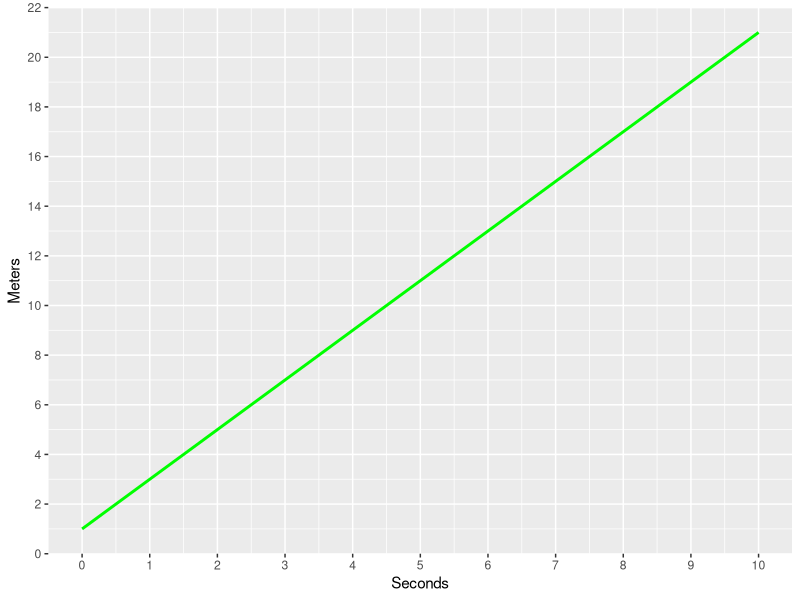
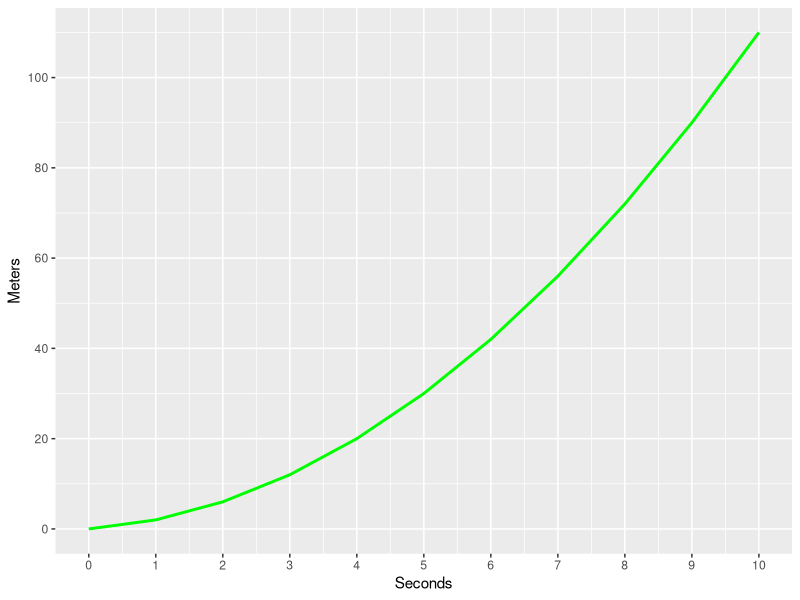
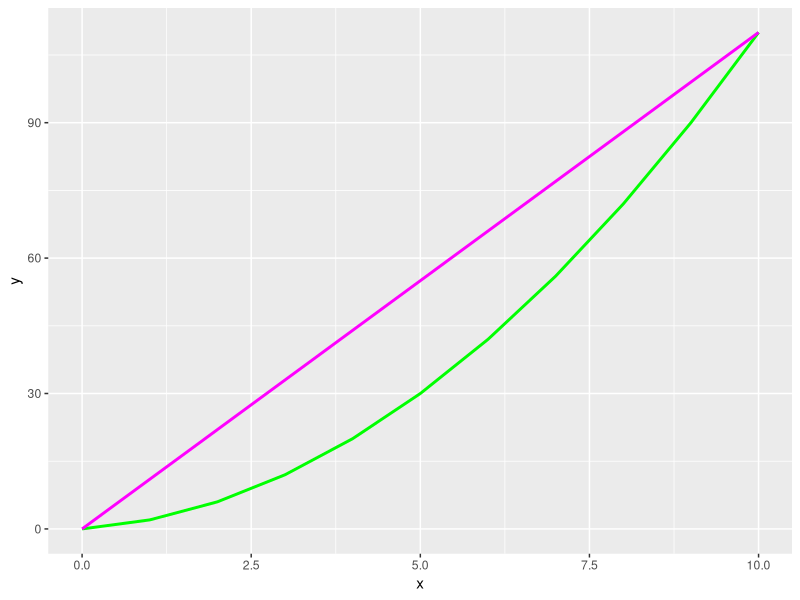

The R script that drew these images, in order: (Note: this script raises an error after producing the figures.)
#####Rate of change#####
#linear rate of change
q = function(x){2*x + 1}

## Construct the data frame.
df = data.frame(x = seq(0,10))
df$y = q(df$x) ## Call g(x) with the vector df2$x

## Make the plot
library(ggplot2)
library(repr)
options(repr.plot.width=4, repr.plot.height=3)
ggplot(df, aes(x,y)) + geom_line(color = 'green', size = 1) +
  scale_x_continuous(breaks = seq(0,10)) +
  scale_y_continuous(breaks = seq(0,22, by = 2)) +
  xlab('Seconds') + ylab('Meters')

#average rate of change
r = function(x){x^2 + x}

## Construct the data frame.
df2 = data.frame(x = seq(0,10))
df2$y = r(df2$x) ## Call g(x) with the vector df2$x

## Make the plot
library(ggplot2)
library(repr)
options(repr.plot.width=4, repr.plot.height=3)
ggplot(df2, aes(x,y)) + geom_line(color = 'green', size = 1) +
  scale_x_continuous(breaks = seq(0,10)) +
  scale_y_continuous(breaks = seq(0,120,20)) +
  xlab('Seconds') + ylab('Meters')

#secant line
## Create a data frame with the end points.
df3 = df2[c(1,nrow(df2)),]

## Make the plot
library(ggplot2)
library(repr)
options(repr.plot.width=4, repr.plot.height=3)
ggplot(df2, aes(x,y)) + geom_line(color = 'green', size = 1) +
  geom_line(data = df3, aes(x,y), color = 'magenta', size = 1)
scale_x_continuous(breaks = seq(0,10)) +
  scale_y_continuous(breaks = seq(0,120,20)) +
  xlab('Seconds') + ylab('Meters')

#average velocity between 2 to 7 seconds
## Create a data frame with the end points.
df4 = data.frame(x = c(2,7))
df4$y = r(df4$x)

## Make the plot
library(ggplot2)
library(repr)
options(repr.plot.width=4, repr.plot.height=3)
ggplot(df2, aes(x,y)) + geom_line(color = 'green', size = 1) +
  geom_line(data = df4, aes(x,y), color = 'magenta', size = 1) +
  scale_x_continuous(breaks = seq(0,10)) +
  scale_y_continuous(breaks = seq(0,120,20)) +
  xlab('Seconds') + ylab('Meters')
#####Rate of change#####

#####Limits#####
#showing the points on the graph
f = function(x){x^2 + x}

## Construct the data frame.
df = data.frame(x = seq(0,10))
df$y = f(df$x) ## Call g(x) with the vector df2$x

## Make the plot
library(ggplot2)
library(repr)
options(repr.plot.width=4, repr.plot.height=3)
ggplot(df, aes(x,y)) + geom_line() +
  geom_point(color = 'green', size = 2) +
  scale_x_continuous(breaks = seq(0,10,2)) +
  scale_y_continuous(breaks = seq(0,120,20)) +
  xlab('x') + ylab('f(x)')

#calculating f(x) values
## Construct the data frame.
df2 = data.frame(x = c(seq(0,4), 4.25, 4.5, 4.75, 5, 5.25, 5.5, 5.75, seq(6,10)))
df2$y = f(df2$x) ## Call g(x) with the vector df2$x

## Make the plot
library(ggplot2)
library(repr)
options(repr.plot.width=4, repr.plot.height=3)
ggplot(df2, aes(x,y)) + geom_line() +
  geom_point(color = 'green', size = 2) +
  scale_x_continuous(breaks = seq(0,10,2)) +
  scale_y_continuous(breaks = seq(0,120,20)) +
  xlab('x') + ylab('f(x)')

#showing x=5
## Create a new data frame with the closest points
df3 = data.frame(x = c(4.75,5,5.25))
df3$y = f(df3$x)

## and another data frame with ofsets so numbers are legible 
df4 = df3
df4$y = c(df3[1,2] - 5, df3[2,2], df3[3,2] + 5)

## Make the plot
library(ggplot2)
library(repr)
options(repr.plot.width=4, repr.plot.height=3)
ggplot(df2, aes(x,y)) + geom_line() +
  geom_point(color = 'green', size = 2) +
  geom_point(data = df3, color = 'red', size = 2.5, shape = 5) +
  geom_text(data = df4, aes(label = round(df3$x,2))) +
  scale_x_continuous(breaks = seq(0,10,2)) +
  scale_y_continuous(breaks = seq(0,120,20)) +
  xlab('x') + ylab('f(x)')

#continuity
g = function(x){
  ## Use vectorized ifelse to return the value or the missing value, NA
  ifelse(x != 0,-(12/(2*x))**2, NA)
}

## Construct the data frame.
df5 = data.frame(x = seq(-20,20))
df5$y = g(df5$x) ## Call g(x) with the vector df2$x

## Make the plot
ggplot(df5, aes(x,y)) + geom_line(color = 'green', size = 1) +
  scale_x_continuous(breaks = seq(-20,20,4)) +
  scale_y_continuous(breaks = seq(-40,0,4)) +
  xlab('x') + ylab('g(x)')

#non continuous plot
df6 = data.frame(x = 0, y = -37)

## Make the plot
ggplot(df5, aes(x,y)) + geom_line(color = 'green', size = 1) +
  geom_point(data = df6, aes(x,y), size = 3, color = 'green') +
  scale_x_continuous(breaks = seq(-20,20,4)) +
  scale_y_continuous(breaks = seq(-40,0,4)) +
  xlab('x') + ylab('g(x)')

#plot function h
h = function(x){
  ## Use vectorized ifelse to return the value or the missing value, NA
  ifelse(x >= 0,2*sqrt(x), NA)
}

## Construct the data frame.
df7= data.frame(x = seq(-20,20))
df7$y = h(df7$x) ## Call g(x) with the vector df2$x

## data frame to plot terminal point
df8 = data.frame(x = 0, y = 0)

## Make the plot
ggplot(df7, aes(x,y)) + geom_line(color = 'green', size = 1) +
  geom_point(data = df8, aes(x,y), size = 3, color = 'green') +
  scale_x_continuous(breaks = seq(0,20,2)) +
  scale_y_continuous(breaks = seq(0,10)) +
  xlim(c(0,20)) +
  xlab('x') + ylab('h(x)')

#plot function k
k= function(x){
  ## Use vectorized ifelse to return the value or the missing value, NA
  ifelse(x <= 0, x+20, x-100)
}

## Construct the data frame.
df9= data.frame(x = seq(-20,20))
df9$y = k(df9$x) ## Call g(x) with the vector df2$x

## data frame to plot terminal points
df10 = data.frame(x = 0, y = k(0))
df11 = data.frame(x=0.0001, y = k(0.0001))


## Make the plot
ggplot(df9[1:21,], aes(x,y)) + geom_line(color = 'green', size = 1) +
  geom_line(data = df9[22:40,], aes(x,y), color = 'green', size = 1) +
  geom_point(data = df10, aes(x,y), size = 3, color = 'green') +
  geom_point(data = df11, aes(x,y), size = 3, color = 'green', shape = 1) +
  scale_x_continuous(breaks = seq(-20,20,4)) +
  scale_y_continuous(breaks = seq(-100,20,20)) +
  xlab('x') + ylab('k(x)')

#finding limits of function graphically
a = function(x){x^2 + 1}

## Construct the data frame.
df12 = data.frame(x = seq(-10,10))
df12$y = a(df12$x) ## Call g(x) with the vector df2$x

## Make the plot
ggplot(df12, aes(x,y)) + geom_line(color = 'magenta', size = 1) +
  xlab('x') + ylab('a(x)')

#plotting for a(0) value
df13 = data.frame(x = 0, y = a(0))

## Make the plot
ggplot(df12, aes(x,y)) + geom_line(color = 'magenta', size = 1) +
  geom_point(data = df13, aes(x,y), size = 3, color = 'red')  +
  annotate("text", x = 0, y = 8, label = toString(df13$y)) +
  xlab('x') + ylab('a(x)')

#plotting for x slightly higher or lower than 0
## Data frames for the marker position with x set for correct display of shape
df14 = data.frame(x = 0.5, y = a(0.1))
df15 = data.frame(x = -0.4, y = a(-0.1))

## Make the plot
ggplot(df12, aes(x,y)) + geom_line(color = 'magenta', size = 1) +
  geom_point(data = df14, aes(x,y), size = 6, color = 'blue', shape = '<')  +
  geom_point(data = df15, aes(x,y), size = 6, color = 'green', shape = '>')  +
  annotate("text", x = 1, y = 8, label = toString(df14$y)) +
  annotate("text", x = -1, y = 8, label = toString(df15$y)) +
  xlab('x') + ylab('a(x)')

#plotting for non continuous points
b = function(x){
  ## Use ifelse to vectorize the if statement
  ifelse(x != 0, (-2*x**2)/x, NA)
}

## Construct the data frame.
df16 = data.frame(x = seq(-10,10))
df16$y = b(df16$x) ## Call g(x) with the vector df2$x

## Make the plot
ggplot(df16, aes(x,y)) + geom_line(color = 'magenta', size = 1) +
  xlab('x') + ylab('b(x)')

#plotting for x slightly less than 0
## Data frame for marker
df17 = data.frame(x = -0.1, y = b(-0.1))

## Make the plot
ggplot(df16, aes(x,y)) + geom_line(color = 'magenta', size = 1) +
  geom_point(data = df17, aes(x,y), size = 6, color = 'orange', shape = '>')  +
  annotate("text", x = df17$x + 2, y = df17$y, label = toString(df17$y)) + 
  xlab('x') + ylab('b(x)')

#plotting for x negative value less than 0
## Data frame for marker
df18 = data.frame(x = -0.0001, y = b(-0.0001))

## Make the plot
ggplot(df16, aes(x,y)) + geom_line(color = 'magenta', size = 1)  +
  geom_point(data = df18, aes(x,y), size = 6, color = 'orange', shape = '>')  +
  annotate("text", x = df18$x + 2, y = df18$y, label = toString(df18$y)) + 
  xlab('x') + ylab('b(x)')

#plotting when x=0.1
## Data frame for marker
df19 = data.frame(x = 0.1, y = b(0.1))

## Make the plot
ggplot(df16, aes(x,y)) + geom_line(color = 'magenta', size = 1)  +
  geom_point(data = df19, aes(x,y), size = 6, color = 'blue', shape = '<')  +
  annotate("text", x = df19$x + 2, y = df19$y, label = toString(df19$y)) + 
  xlab('x') + ylab('b(x)')

#plotting when x even closer to 0
## Data frame for marker
df18 = data.frame(x = 0.0001, y = b(0.0001))

## Make the plot
ggplot(df16, aes(x,y)) + geom_line(color = 'magenta', size = 1)  +
  geom_point(data = df18, aes(x,y), size = 6, color = 'blue', shape = '<')  +
  annotate("text", x = df18$x + 2, y = df18$y, label = toString(df18$y)) + 
  xlab('x') + ylab('b(x)')

#1 sided limits
#plotting function c (aka k)
k= function(x){
  ## Use vectorized ifelse to return the value or the missing value, NA
  ifelse(x <= 0, x+20, x-100)
}

## Construct the data frame.
df19= data.frame(x = seq(-20,20,by=0.1))
df19$y = k(df19$x) ## Call g(x) with the vector df2$x

## data frames to marker points
df20 = data.frame(x = c(-15, -10, -5, 0, 0.001, 6, 10, 15, 20))
df20$y = k(df20$x)
df21 = data.frame(x = c(0,0), y = k(c(0.0,0.01)))

## Make the plot
ggplot(df19, aes(x,y)) + geom_line(color = 'green', size = 1) +
  geom_point(data = df20[1:5,], aes(x,y), size = 5, color = 'orange', shape = '>') +
  geom_point(data = df20[6:9,], aes(x,y), size = 5, color = 'blue', shape = '<') +
  geom_point(data = df21, aes(x,y), size = 3, color = 'blue', shape = 'O') +
  annotate("text", x = df20$x, y = df20$y + 8, label = df20$y) + 
  scale_x_continuous(breaks = seq(-20,20,4)) +
  scale_y_continuous(breaks = seq(-100,20,20)) +
  xlab('x') + ylab('k(x)')

#asymptotes and infinity
## Function to compute d
d = function(x){
  return(ifelse(x != 25, 4/(x-25), NULL))
}

## Compute the x and y values above and below the sigularity
df20 = data.frame(x = seq(-100,24.9,by=0.1))
df20$d = d(df20$x)
df21 = data.frame(x = seq(25.1,100,by=0.1))
df21$d = d(df21$x)

## plot the function
ggplot() + 
  geom_line(data = df20, aes(x, d), color = 'magenta', size = 1) +
  geom_line(data = df21, aes(x, d), color = 'magenta', size = 1)  +
  xlab('x') + ylab('d(x)')

## Data frame for the annotations
df22 = data.frame(x = c(-55, 0, 23, 24.5, 24.8, 24.9, 25.1, 25.2, 25.5, 30, 50, 75))
df22$d = d(df22$x)

## plot the function with annotaton
ggplot() + 
  geom_line(data = df20, aes(x, d), color = 'magenta', size = 1) +
  geom_line(data = df21, aes(x, d), color = 'magenta', size = 1) +
  geom_point(data = df22, aes(x,d)) +
  annotate("text", x = df22$x + 7, y = df22$d + 3, label = round(df22$d,8)) +
  xlab('x') + ylab('d(x)')

#finding limits numerically using table
## Function a(x)
a = function(x) x^2 + 1

## Create the data frame
df23 = data.frame(x = c(-1, -0.5, -0.2, -0.1, -0.01, 0, 0.01, 0.1, 0.2, 0.5, 1))
df23[,'a(x)'] = a(df23$x)
df23

## Function e(x)
e = function(x){
  ifelse(x == 0, 5, 1 + x^2) 
}

## Create the data frame
df24 = data.frame(x = c(-1, -0.5, -0.2, -0.1, -0.01, 0, 0.01, 0.1, 0.2, 0.5, 1))
df24[,'e(x)'] = e(df24$x)
df24

ggplot() +
  geom_line(data = df24[df24$x < 0,], aes(x,e(x)), color = 'magenta', size = 1) + 
  geom_line(data = df24[df24$x > 0,], aes(x,e(x)), color = 'magenta', size = 1) +
  geom_point(data = df24[df24$x == 0,], aes(x,e(x)), color = 'magenta', size = 2) +
  geom_point(data = data.frame(x = 0, y = 1), aes(x,y), size = 3, color = 'magenta', shape = 1)


#determining limits analytically
#direct substituition
g = function(x){
  ## Use ifelse to vectorize the if statement
  ifelse(x != 1, (x^2 - 1)/(x - 1), NA)
}

## Construct the data frame.
df25 = data.frame(x = seq(-20,20))
df25$g = g(df25$x) ## Call g(x) with the vector df25$x

## Make the plot
ggplot(df25, aes(x,g)) + geom_line(color = 'magenta', size = 1) +
  xlab('x') + ylab('g(x)')

df_point = data.frame(x = 4, y = g(4))

## Make the plot
ggplot(df25, aes(x,g)) + 
  geom_line(color = 'magenta', size = 1) +
  geom_point(data = df_point, aes(x,y), size = 3) +
  annotate("text", x = df_point$x + 2, y = df_point$y, 
           label = round(df_point$y, 8)) +
  xlab('x') + ylab('g(x)')

#factorization
df_point = data.frame(x = 1, y = 2)

## Make the plot
ggplot(df25, aes(x,g)) + 
  geom_line(color = 'magenta', size = 1) +
  geom_point(data = df_point, aes(x,y), size = 3) +
  annotate("text", x = df_point$x + 2, y = df_point$y, 
           label = round(df_point$y, 8)) +
  xlab('x') + ylab('g(x)')

#rationalisation
h = function(x){
  ## Use ifelse to vectorize the if statement
  ifelse((x >= 0 & x != 4), (sqrt(x) - 2)/(x - 4), NA)
}

## Construct the data frame.
df26 = data.frame(x = seq(0,20))
df26$h = h(df26$x) ## Call g(x) with the vector df26$x

## Make the plot
ggplot(df26, aes(x,h)) + geom_line(color = 'magenta', size = 1) +
  xlab('x') + ylab('h(x)')

df_point = data.frame(x = 4, y = 1 / ((sqrt(4)) + 2))

## Make the plot
ggplot(df26, aes(x,h)) + geom_line(color = 'magenta', size = 1) +
  geom_point(data = df_point, aes(x,y), size = 3) +
  annotate("text", x = df_point$x + 2, y = df_point$y, 
           label = round(df_point$y, 8)) +
  xlab('x') + ylab('h(x)')

#rules for limit operations
j = function(x) 2*x - 2
l = function(x) -2*x + 4

df27 = data.frame(x = seq(-10,10))
df27$j = j(df27$x)
df28 = data.frame(x = df27$x, l = l(df27$x))

## Make the plot
ggplot() + 
  geom_line(data = df27, aes(x,j), color = 'green', size = 1) +
  geom_line(data = df28, aes(x,l), color = 'magenta', size = 1) +
  ggtitle('j(x) [green] and l(x) [magenta] vs. x')
xlab('x') + ylab('y')
#####Limits#####

#####Differentiation and Derivatives#####
library(ggplot2)
library(repr)
options(repr.plot.width=3.5, repr.plot.height=3) # Set the initial plot area dimensions

## Define the function
f = function(x) x^2 + x

df1 = data.frame(x = seq(0,10))
df1$f = f(df1$x)

ggplot(df1, aes(x,f)) +
  geom_line(color = 'green', size = 1) +
  ylab('f(x)')

df2 = data.frame(x = c(4,6), y = c(f(4),f(6)))
m = (df2$y[2] - df2$y[1])/(df2$x[2] - df2$x[1])

ggplot() +
  geom_line(data = df1, aes(x,f), color = 'green', size = 1) +
  geom_line(data = df2, aes(x,y), color = 'magenta', size = 1) +
  geom_point(data = df2, aes(x,y), color = 'magenta', size = 1)  +
  annotate("text", x = 7.5, y = 26, label = paste('Average change =', as.character(m))) +
  ylab('f(x)')

## Find the slope of the tanget line
m = (f(4.51) - f(4.49))/(4.51 - 4.49)
x_tan = 4.5
y_tan = f(x_tan)

## Create data frame with end points of tangent line
df3 = data.frame(x = c(1.5,7.5), 
                 y = c(m*(1.5 - x_tan) + y_tan, m*(7.5 - x_tan) + y_tan))

ggplot() +
  geom_line(data = df1, aes(x,f), color = 'green', size = 1) +
  geom_line(data = df3, aes(x,y), color = 'magenta', size = 1) +
  geom_point(data = data.frame(x=x_tan, y = y_tan), aes(x,y), color = 'magenta', size = 3)  +
  ylab('f(x)')

#calculating a derivative
df4 = data.frame(x = c(3,6))
df4$f = f(df4$x)
df4$labs = c('(x,f(x))', '(x+h, f(x+h))')

ggplot() +
  geom_line(data = df1, aes(x,f), color = 'green', size = 1) +
  geom_point(data = df4, aes(x,f), color = 'magenta', size = 3)  +
  annotate("text", x = df4$x + 2, y = df4$f, label = df4$labs)  +
  ylab('f(x)')

#finding derivative for specific point
ggplot() +
  geom_line(data = df1, aes(x,f), color = 'green', size = 1) +
  geom_point(data = data.frame(x = 2, y = f(2)), aes(x,y), color = 'magenta', size = 3)  +
  annotate("text", x = 3, y = f(2) - 5, label = '(x,f(x))')  +
  ylab('f(x)')

#tangent line
## Create data frame with end points of tangent line
x_tan = 2
y_tan = f(x_tan)
m = 2 * x_tan + 1 # compute derivative
df5 = data.frame(x = c(-1,5), 
                 y = c(m*(-1 - x_tan) + y_tan, m*(5 - x_tan) + y_tan))

ggplot() +
  geom_line(data = df1, aes(x,f), color = 'green', size = 1) +
  geom_point(data = data.frame(x = x_tan, y = y_tan), aes(x,y), color = 'magenta', size = 3) +
  geom_line(data = df5, aes(x,y), color = 'magenta', size = 1)  +
  annotate("text", x = x_tan + 1, y = y_tan - 5, label = '(x,f(x))')  +
  ylab('f(x)')

#tanget line for f'(5)
## Create data frame with end points of tangent line
x_tan = 5
y_tan = f(x_tan)
m = 2 * x_tan + 1 # compute derivative
df6 = data.frame(x = c(2,8), 
                 y = c(m*(2 - x_tan) + y_tan, m*(8 - x_tan) + y_tan))

ggplot() +
  geom_line(data = df1, aes(x,f), color = 'green', size = 1) +
  geom_point(data = data.frame(x = x_tan, y = y_tan), aes(x,y), color = 'magenta', size = 3) +
  geom_line(data = df6, aes(x,y), color = 'magenta', size = 1)  +
  annotate("text", x = x_tan + 1, y = y_tan - 5, label = '(x,f(x))')  +
  ylab('f(x)')

#differentiability
g = function(x){
  ifelse(x < -4, 40000/x^2,
         ifelse(x != 0 & x > -4 & x < 8, (x^2-2)*(x-1),
                ifelse(x >= 8, x^2 - 2, NA)))
}

## Data to plot
df7 = data.frame(x = c(seq(-10,-5),
                       -3.99,
                       -4.01,
                       seq(-4,7),
                       7.9999,
                       seq(8,10)))
df7$g = g(df7$x)

## Points for illustration
df8 = data.frame(x = c(-3.99, 0, 8))
df8$y = g(df8$x)
df8[2,] = c(0,0) # add point where function is not defined
df8$labs = c('A (x= -4)', 'B (x= 0)', 'C (x= 8)')

## Display plot
ggplot() +
  geom_line(data = df7, aes(x,g), color = 'green', size = 1) +
  geom_point(data = df8, aes(x,y), color = 'magenta', size = 3) +
  #    geom_line(data = df6, aes(x,y), color = 'magenta', size = 1)  +
  annotate("text", x = df8$x, y = df8$y - 100, label = df8$lab)  +
  ylab('g(x)')

#derivatives of equations
df9 = data.frame(x = seq(1,10))
df9$f = 2 * df9$x + 6 # Compute derivative for the x values

ggplot(df9, aes(x,f)) +
  geom_line(color = 'magenta', size = 1) +
  ylab('y')

#####Differentiation and Derivatives#####

#####Critical points and optimisation#####
#trajectory of ball
library(ggplot2)
library(repr)
options(repr.plot.width=3.5, repr.plot.height=3) # Set the initial plot area dimensions

## Define the function
k = function(x) -10 * x^2 + 100 * x + 3

df1 = data.frame(x = seq(0,10))
df1$f = k(df1$x)

ggplot(df1, aes(x,f)) +
  geom_line(color = 'green', size = 1) +
  ylab('k(x) (height in feet)') + 
  xlab('x (time in seconds)')

## Function to compute derivative
kd = function(x) -20 * x + 100

df2 = data.frame(x = seq(0,10))
df2$y = kd(df2$x)

ggplot() +
  geom_line(data = df1, aes(x,f), color = 'green', size = 1) +
  geom_line(data = df2, aes(x,y), color = 'magenta', size = 0.8) +
  ylab('k(x) (height in feet)') + 
  xlab('x (time in seconds)')

# Tangent points to plot
x1 = 2
x2 = 5
x3 = 8

ggplot() +
  geom_line(data = df1, aes(x,f), color = 'green', size = 1) +
  geom_line(data = df2, aes(x,y), color = 'magenta', size = 0.8) +
  geom_line(data = data.frame(x = c(x1-1,x1+1), y = c(k(x1)-kd(x1),k(x1)+kd(x1))), 
            aes(x,y), color = 'red', size = 0.8) +
  geom_line(data = data.frame(x = c(x2-1,x2+1), y = c(k(x2)-kd(x2),k(x2)+kd(x2))), 
            aes(x,y), color = 'red', size = 0.8) +
  geom_line(data = data.frame(x = c(x3-1,x3+1), y = c(k(x3)-kd(x3),k(x3)+kd(x3))), 
            aes(x,y), color = 'red', size = 0.8) +
  ylab('k(x) (height in feet)') + 
  xlab('x (time in seconds)')

#flowers
## Define the function
w = function(x) x^2 + 2 * x + 7

df3 = data.frame(x = seq(-10,10))
df3$w = w(df3$x)

## Function to compute derivative
wd = function(x) 2 * x + 2

df4 = data.frame(x = seq(-10,10))
df4$y = wd(df4$x)

ggplot() +
  geom_line(data = df3, aes(x,w), color = 'green', size = 1) +
  geom_line(data = df4, aes(x,y), color = 'magenta', size = 0.8) +
  ylab('w(x) (flowers)') + 
  xlab('x (time in days)')

#critical points
## Define the function
v = function(x) x^3 -6 * x^2 + 100

df5 = data.frame(x = seq(-10,10))
df5$v = v(df5$x)

## Function to compute derivative
vd = function(x) 3 * x^2 + 2

df6 = data.frame(x = seq(-10,10))
df6$y = vd(df6$x)

ggplot() +
  geom_line(data = df5, aes(x,v), color = 'green', size = 1) +
  geom_line(data = df6, aes(x,y), color = 'magenta', size = 0.8) +
  ylab('v(x)') + 
  xlab('x')

## The second derivative max
df2$sec_der = rep(-20, length.out = nrow(df2)) 

ggplot() +
  geom_line(data = df1, aes(x,f), color = 'green', size = 1) +
  geom_line(data = df2, aes(x,y), color = 'magenta', size = 0.8) +
  geom_line(data = df2, aes(x,sec_der), color = 'red', size = 0.8) +
  ylab('k(x) (height in feet)') + 
  xlab('x (time in seconds)')

## The second derivative min
df4$sec_der = rep(2, length.out = nrow(df4)) 

ggplot() +
  geom_line(data = df3, aes(x,w), color = 'green', size = 1) +
  geom_line(data = df4, aes(x,y), color = 'magenta', size = 0.8) +
  geom_line(data = df4, aes(x,sec_der), color = 'red', size = 0.8) +
  ylab('w(x) (flowers)') + 
  xlab('x (time in days)')

## Define the function
v = function(x) x^3 - 6 * x^2 + 12 * x + 2

df7 = data.frame(x = seq(-5,10))
df7$v = v(df7$x)

## Function to compute derivative
vd = function(x) 3 * x^2 - 12 * x + 12

df7$first_der = vd(df7$x)

## Function to compute second derivative
vd2 = function(x) 6 * x - 12

df7$sec_der = vd2(df7$x)

ggplot() +
  geom_line(data = df7, aes(x,v), color = 'green', size = 1) +
  geom_line(data = df7, aes(x,first_der), color = 'magenta', size = 0.8) +
  geom_line(data = df7, aes(x,sec_der), color = 'red', size = 0.8) +
  ylab('v(x)') + 
  xlab('x')

cat(paste("v(2)   =", v(2), '\n'))
cat(paste("v'(2)  = ", vd(2), '\n'))
cat(paste("v''(2) = ", vd2(2)))

#optimization
s = function(x) -5 * x + 100
r = function(x) s(x) * x

df8 = data.frame(x = seq(0,20))
df8$r = r(df8$x)

ggplot(df8, aes(x,r)) +
  geom_line(color = 'green', size = 1) +
  ylab('x (monthly fee)') + 
  xlab('r(x) (revenue in $,000)')

#####Critical points and optimisation#####

#####Partial derivatives#####
library(ggplot2)
library(repr)
options(repr.plot.width=5, repr.plot.height=5) # Set the initial plot area dimensions

## Create data frame from grid with out {0,0}
df = data.frame(expand.grid(x=c(seq(-5,-1), seq(1,5)), y=c(seq(-5,-1), seq(1,5))))
df$dx = 2 * df$x # compute x derivative
df$dy = 2 * df$y # compute y derivative
df$dx_scale = 0.1 * df$dx # scale to get desired line length
df$dy_scale = 0.1 * df$dy # scale to get desired line length

## Data frame with values to contour
df2 = data.frame(expand.grid(x=seq(-5,5,by=0.1), y=seq(-5,5,by=0.1)))
df2$mag = sqrt(df2$x^2 + df2$y^2)

## Plot countours of function and gradient as arrows
ggplot() + 
  geom_contour(data = df2, aes(x, y, z = mag)) +
  geom_segment(data = df, aes(x = x, y = y, xend = x - dx_scale, yend = y - dy_scale),
               size = 1, arrow = arrow(length = unit(0.2,"cm")))

#####Partial derivatives#####

#####Integration#####
library(ggplot2)
library(repr)
options(repr.plot.width=3.5, repr.plot.height=3) # Set the initial plot area dimensions

## Define the function
f = function(x) x

df1 = data.frame(x = seq(0,10))
df1$f = f(df1$x)

ggplot(df1, aes(x,f)) +
  geom_line(color = 'magenta', size = 0.8) +
  ylab('f(x)') + 
  xlab('x')

## Data frame for shaded area polygon
shade = data.frame(x=c(0,2,2), y=c(0,2,0))

ggplot(df1, aes(x,f)) +
  geom_line(color = 'magenta', size = 0.8) +
  geom_polygon(data = shade, aes(x = x, y = y), fill = 'orange') +
  ylab('f(x)') + 
  xlab('x')

#integral of 1 dimension function
integrate(f, 0, 2)$value

#more complex integral
## Define the function
f = function(x) 3 * x^2 + 2 * x + 1

## Data frame of function values
df2 = data.frame(x = seq(0,10))
df2$f = f(df2$x)

## Data frame for shaded area polygon
shade2 = data.frame(x = c(seq(0,3), 3, 0))
shade2$y = c(f(shade2$x[1:4]), 0, 0)

ggplot(df2, aes(x,f)) +
  geom_line(color = 'magenta', size = 0.8) +
  geom_polygon(data = shade2, aes(x = x, y = y), fill = 'orange') +
  ylab('f(x)') + 
  xlab('x')

integral = integrate(f, 0, 3)
integral$value
#abs error
integral$abs.error

#infinite limits
integrate(function(x) exp(-5*x), 0, Inf)

#normal distribution pdf
integrate(function(x) (1/sqrt(2 * pi)) * exp(-x^2/2.0), -Inf, Inf)

#####Integration#####